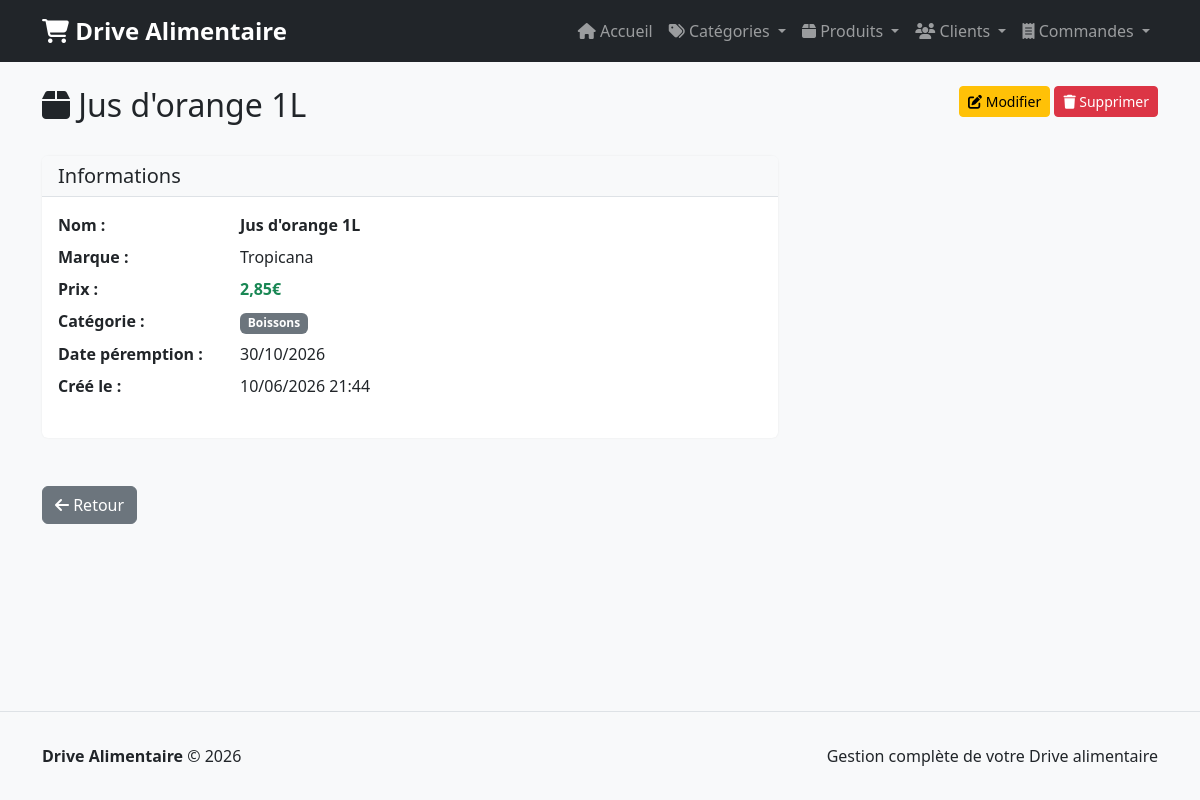
/produits/2/, run on the app's committed database.
### app/models_sqlite.py (models this page shows, shortened)
class Produit(models.Model):
    nom = models.CharField(max_length=200)
    prix = models.FloatField()
    marque = models.CharField(max_length=100, blank=True)
    date_peremption = models.DateField(blank=True, null=True)
    photo = models.ImageField(upload_to='produits/', blank=True, null=True)
    categorie = models.ForeignKey(Categorie, on_delete=models.CASCADE, related_name='produits')
    date_creation = models.DateTimeField(auto_now_add=True)
    class Meta:
        db_table = 'produits'
        ordering = ['-date_creation']

class Categorie(models.Model):
    nom = models.CharField(max_length=200, unique=True)
    descriptif = models.TextField(blank=True, null=True)
    date_creation = models.DateTimeField(auto_now_add=True)
    class Meta:
        db_table = 'categories'
        verbose_name_plural = 'Catégories'
        ordering = ['nom']

### app/views.py (the view)
# urls.py: path('produits/<id>/', views.voir_produit, name='voir_produit'),
def voir_produit(request, id):
    produit = get_object_or_404(Produit, id=id)
    return render(request, 'produits/detail.html', {
        'produit': produit
    })

### templates/produits/detail.html (shortened to what this page needs)
{% extends "base.html" %}
{% block content %}
<div class="row mb-4">
    <div class="col-md-8">
        <h2><i class="fas fa-box"></i> {{ produit.nom }}</h2>
    </div>
    <div class="col-md-4 text-end">
        <a href="{% url 'modifier_produit' produit.id %}" class="btn btn-warning btn-sm">
            <i class="fas fa-edit"></i> Modifier
        </a>
        <a href="{% url 'supprimer_produit' produit.id %}" class="btn btn-danger btn-sm">
            <i class="fas fa-trash"></i> Supprimer
        </a>
    </div>
</div>
<div class="row">
    <div class="col-md-8">
        <div class="card mb-4">
            <div class="card-header">
                <h5 class="mb-0">Informations</h5>
            </div>
            <div class="card-body">
                <dl class="row">
                    <dt class="col-sm-3">Nom :</dt>
                    <dd class="col-sm-9"><strong>{{ produit.nom }}</strong></dd>
                    <dt class="col-sm-3">Marque :</dt>
                    <dd class="col-sm-9">{{ produit.marque|default:"Non renseigné" }}</dd>
                    <dt class="col-sm-3">Prix :</dt>
                    <dd class="col-sm-9"><strong class="text-success text-lg">{{ produit.prix }}€</strong></dd>
                    <dt class="col-sm-3">Catégorie :</dt>
                    <dd class="col-sm-9">
                        <a href="{% url 'voir_categorie' produit.categorie.id %}">
                            <span class="badge bg-secondary">{{ produit.categorie.nom }}</span>
                        </a>
                    </dd>
                    <dt class="col-sm-3">Date péremption :</dt>
                    <dd class="col-sm-9">{{ produit.date_peremption|date:"d/m/Y"|default:"Non renseignée" }}</dd>
                    <dt class="col-sm-3">Créé le :</dt>
                    <dd class="col-sm-9">{{ produit.date_creation|date:"d/m/Y H:i" }}</dd>
                </dl>
            </div>
        </div>
    </div>
    <div class="col-md-4">
    </div>
</div>
<div class="mt-4">
    <a href="{% url 'liste_produits' %}" class="btn btn-secondary">
        <i class="fas fa-arrow-left"></i> Retour
    </a>
</div>
{% endblock %}

### templates/base.html (style rules this page uses)
body { background-color: #f8f9fa; min-height: 100vh; display: flex; flex-direction: column; }
.card { box-shadow: 0 0 0.125rem rgba(0, 0, 0, 0.075); border: none; }
.card-header { background-color: #f8f9fa; border-bottom: 1px solid #dee2e6; }

### data on the page
Produit: nom "Jus d'orange 1L", marque "Tropicana", prix "2,85", categorie.nom "Boissons", date_peremption "30/10/2026", date_creation "10/06/2026 21:44"
